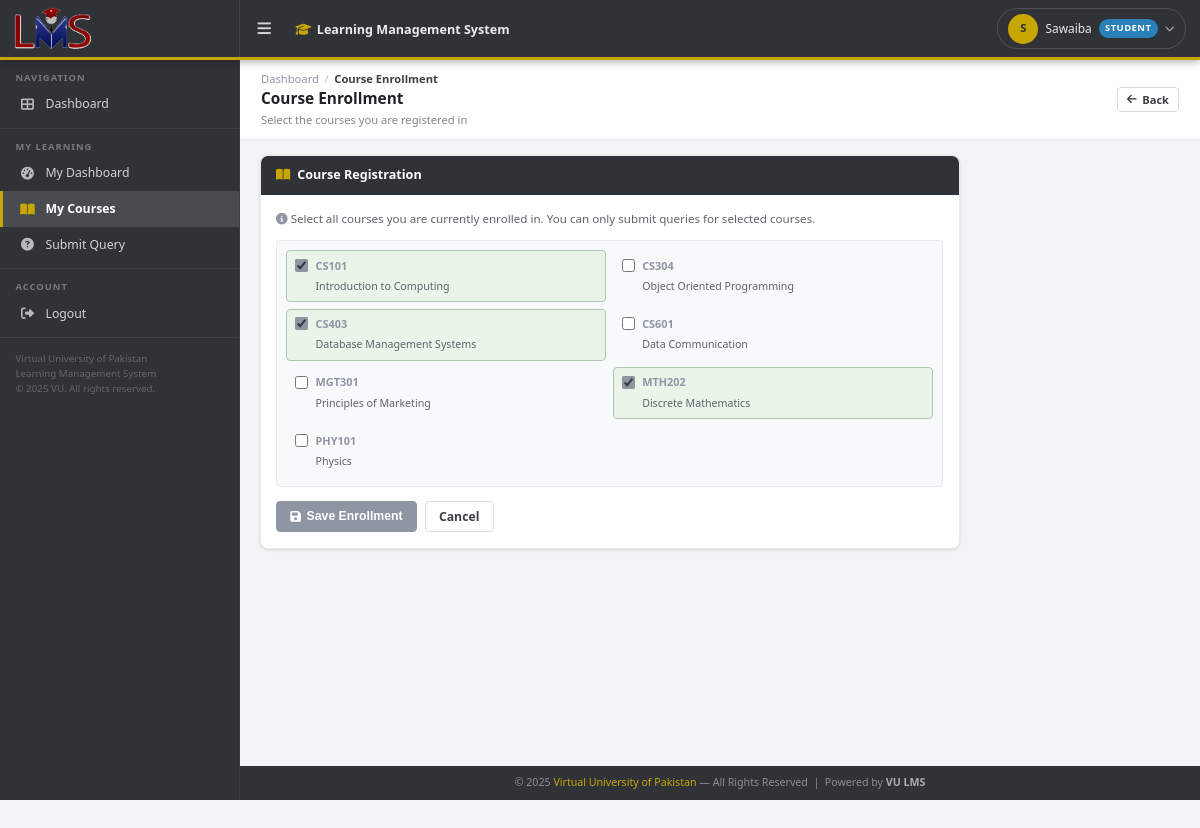
The page /student/courses (signed in) on the database its author committed.
### tables this page shows
CREATE TABLE courses (
    id          INTEGER PRIMARY KEY AUTOINCREMENT,
    code        TEXT NOT NULL UNIQUE,
    title       TEXT NOT NULL
);

### app/routes.py (the view, shortened to what this page needs)
@bp.route('/student/courses', methods=['GET', 'POST'])
@role_required('student')
def student_courses():
    uid = session['user_id']
    all_courses = get_all_courses()
    my_courses = get_user_courses(uid)
    my_course_ids = [c['id'] for c in my_courses]
    return render_template('student_courses.html',
                           all_courses=all_courses, my_course_ids=my_course_ids)

### app/database.py (called while the page is built)
def get_db():
    if 'db' not in g:
        g.db = sqlite3.connect(DB_PATH, detect_types=sqlite3.PARSE_DECLTYPES)
        g.db.row_factory = sqlite3.Row
        g.db.execute("PRAGMA foreign_keys = ON")
    return g.db

def get_all_courses():
    return get_db().execute("SELECT * FROM courses ORDER BY code").fetchall()

def get_user_courses(uid):
    return get_db().execute("""
        SELECT c.* FROM courses c
        JOIN enrollments e ON e.course_id = c.id
        WHERE e.user_id = ? ORDER BY c.code
    """, (uid,)).fetchall()

### app/routes.py (called while the page is built)
def role_required(*roles):
    def decorator(f):
        @wraps(f)
        def wrapper(*args, **kwargs):
            if 'user_id' not in session:
                return redirect(url_for('main.login'))
            if session.get('role') not in roles:
                flash('Access denied.', 'danger')
                return redirect(url_for('main.dashboard'))
            return f(*args, **kwargs)
        return wrapper
    return decorator

### app/templates/student_courses.html (shortened to what this page needs)
{% extends 'base.html' %}
{% block content_header %}
<div class="content-header">
  <div>
    <div class="breadcrumb"><a href="{{ url_for('main.student_dashboard') }}">Dashboard</a><span class="sep">/</span><span class="current">Course Enrollment</span></div>
    <div class="page-title">Course Enrollment</div>
    <div class="page-subtitle">Select the courses you are registered in</div>
  </div>
  <a href="{{ url_for('main.student_dashboard') }}" class="btn-secondary btn-sm"><i class="fas fa-arrow-left"></i> Back</a>
</div>
{% endblock %}
{% block content %}
<div class="card form-card">
  <div class="card-header"><h3><i class="fas fa-book-open"></i> Course Registration</h3></div>
  <div class="card-body">
    <form method="POST" action="{{ url_for('main.student_courses') }}">
      <p style="font-size:.83rem;color:var(--gray-600);margin-bottom:.9rem">
        <i class="fas fa-info-circle" style="color:var(--vu-green)"></i>
        Select all courses you are currently enrolled in. You can only submit queries for selected courses.
      </p>
      <div class="course-check-grid" style="max-height:none">
        {% for c in all_courses %}
        <label class="course-check-item">
          <input type="checkbox" name="courses" value="{{ c.id }}" {% if c.id in my_course_ids %}checked{% endif %}/>
          <div class="ccheck-text">
            <span class="ccheck-code">{{ c.code }}</span>
            <span class="ccheck-title">{{ c.title }}</span>
          </div>
        </label>
        {% endfor %}
      </div>
      <div class="form-actions" style="margin-top:1rem">
        <button type="submit" class="btn-primary"><i class="fas fa-save"></i> Save Enrollment</button>
        <a href="{{ url_for('main.student_dashboard') }}" class="btn-secondary">Cancel</a>
      </div>
    </form>
  </div>
</div>
{% endblock %}

### app/static/css/main.css (style rules this page uses)
:root { --vu-green:#8f96a3 ; --vu-green-dk: #2f3237; --vu-green-lt: #343a40; --vu-green-pale: #e8f5e8; --vu-green-xpale: #f0faf0; --vu-gold: #c8a600; --vu-gold-lt: #ffd700; --vu-red: #c0392b; --white: #fff; --gray-50: #f8f9fa; --gray-100: #f1f3f4; --gray-200: #e8eaed; --gray-300: #dadce0; --gray-400: #bdc1c6; --gray-500: #80868b; --gray-600: #5f6368; --gray-700: #3c4043; --gray-800: #202124; --success: #1e7e34; --success-lt: #d4edda; --warning-lt: #fff3cd; --danger: #c0392b; --danger-lt: #f8d7da; --info-lt: #d1ecf1; --sidebar-w: 240px; --topbar-h: 60px; --radius: 4px; --radius-md: 8px; --radius-lg: 12px; --shadow-sm: 0 1px 3px rgba(0,0,0,.12); --shadow: 0 2px 6px rgba(0,0,0,.12); --shadow-md: 0 4px 12px rgba(0,0,0,.15); --shadow-lg: 0 8px 24px rgba(0,0,0,.18); --transition: all .18s ease; }
*,*::before,*::after { box-sizing:border-box;margin:0;padding:0 }
html { font-size:14px }
body { font-family:'Segoe UI',Arial,sans-serif;background:var(--gray-100);color:var(--gray-700);line-height:1.5;min-height:100vh }
a { color:var(--vu-green);text-decoration:none }
.content-header { background:#fff;border-bottom:1px solid var(--gray-200);padding:.75rem 1.5rem;display:flex;align-items:center;justify-content:space-between;gap:1rem }
.breadcrumb { display:flex;align-items:center;gap:.4rem;font-size:.8rem;color:var(--gray-500) }
.breadcrumb a { color:var(--vu-green) }
.breadcrumb .sep { color:var(--gray-400) }
.breadcrumb .current { color:var(--gray-700);font-weight:600 }
.page-title { font-size:1.1rem;font-weight:700;color:var(--gray-800) }
.page-subtitle { font-size:.8rem;color:var(--gray-500);margin-top:.1rem }
.btn-primary,.btn-secondary,.btn-danger,.btn-warning,.btn-success,.btn-outline { display:inline-flex;align-items:center;gap:.4rem;padding:.42rem .95rem;border-radius:var(--radius);font-size:.875rem;font-weight:600;cursor:pointer;border:1px solid transparent;transition:var(--transition);white-space:nowrap;line-height:1.4 }
.btn-primary { background:var(--vu-green);color:#fff;border-color:var(--vu-green) }
.btn-secondary { background:#fff;color:var(--gray-700);border-color:var(--gray-300) }
.btn-sm { padding:.28rem .65rem;font-size:.79rem }
.card { background:#fff;border-radius:var(--radius-md);border:1px solid var(--gray-200);box-shadow:var(--shadow-sm);overflow:hidden }
.card-header { background:var(--vu-green-dk);color:#fff;padding:.7rem 1.1rem;display:flex;align-items:center;justify-content:space-between;gap:.75rem }
.card-header h2,.card-header h3 { font-size:.9rem;font-weight:700;display:flex;align-items:center;gap:.5rem }
.card-header h2 i,.card-header h3 i { color:var(--vu-gold) }
.card-body { padding:1.1rem }
.form-actions { display:flex;align-items:center;gap:.55rem;margin-top:.45rem }
.form-card { max-width:700px }
.course-check-grid { display:grid;grid-template-columns:repeat(auto-fill,minmax(220px,1fr));gap:.45rem;border:1px solid var(--gray-200);border-radius:var(--radius);padding:.65rem;background:var(--gray-50);max-height:250px;overflow-y:auto }
.course-check-item { display:flex;align-items:flex-start;gap:.5rem;padding:.45rem .6rem;border-radius:var(--radius);cursor:pointer;transition:var(--transition);border:1px solid transparent }
.course-check-item input[type=checkbox] { margin-top:.1rem;accent-color:var(--vu-green);width:13px;height:13px;flex-shrink:0 }
.course-check-item:has(input:checked) { background:var(--vu-green-pale);border-color:#adc8ad }
.ccheck-code { font-size:.78rem;font-weight:700;color:var(--vu-green);display:block }
.ccheck-title { font-size:.76rem;color:var(--gray-600) }

### rows shown on the page
courses: courses "☑", code "CS101", title "Introduction to Computing"
courses: code "CS304", title "Object Oriented Programming"
courses: courses "☑", code "CS403", title "Database Management Systems"
courses: code "CS601", title "Data Communication"
courses: code "MGT301", title "Principles of Marketing"
courses: courses "☑", code "MTH202", title "Discrete Mathematics"
courses: code "PHY101", title "Physics"

### other values the page prints
{{ session.full_name[0]|upper }} "S"
{{ session.full_name }} "Sawaiba"
{{ session.role|capitalize }} "STUDENT"
{{ 2025 }} "2025"
